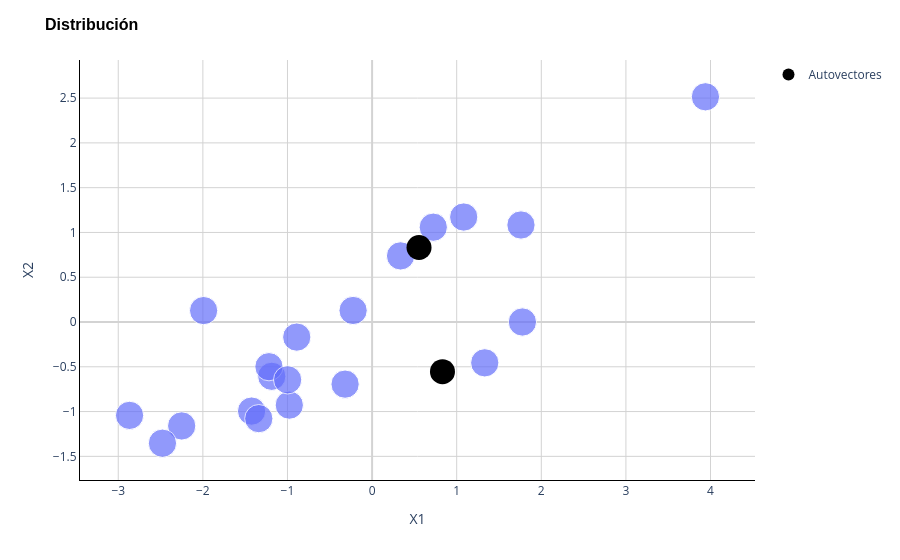

Notebook source saved alongside this figure:
### Markdown cell above
Graficar los datos y los autovectores. Añadir al mismo gráfico los datos proyectados en el primer componente y proyectados a las segunda componente (sugerencia: usar la funcion eigen).

### Code cell
# Existing scatter plot
figure = px.scatter(
    x=sample[:, 0],
    y=sample[:, 1],
    size=[1] * sample.shape[0]
)

# Add another scatter plot with cross markers
figure.add_scatter(
    x=eigenvectors[:, 0],
    y=eigenvectors[:, 1],
    mode='markers',
    marker=dict(size=25, color='black'),
    name='Autovectores'
)

# Update layout
figure.update_layout(
    title='Distribución',
    title_font=dict(size=16, family='Arial', color='black', weight='bold'),
    xaxis_title='X1',
    yaxis_title='X2',
    plot_bgcolor='white',
    yaxis=dict(showgrid=True, gridcolor='LightGray', showline=True, linecolor='Black', zeroline=True, zerolinecolor='LightGray'),
    xaxis=dict(showgrid=True, gridcolor='LightGray', showline=True, linecolor='Black', zeroline=True, zerolinecolor='LightGray'),
)

figure.show()

### Figure 1 — Plotly figure (JSON) as saved in the notebook; plotly's stock layout.template omitted (floating-point values rounded to 4 significant figures)
{"data": [{"hovertemplate": "x=%{x}<br>y=%{y}<br>size=%{marker.size}<extra></extra>", "legendgroup": "", "marker": {"color": "#636efa", "size": [1, 1, 1, 1, 1, 1, 1, 1, 1, 1, 1, 1, 1, 1, 1, 1, 1, 1, 1, 1], "sizemode": "area", "sizeref": 0.0025, "symbol": "circle"}, "mode": "markers", "name": "", "orientation": "v", "showlegend": false, "type": "scatter", "x": [-2.25, -1.991, -0.9784, 1.76, -2.866, -1.424, -1.186, 1.777, 1.332, -0.8903, -1.219, 1.083, -2.478, -0.2244, -0.9981, 0.3364, -1.339, 3.94, -0.3191, 0.7231], "xaxis": "x", "y": [-1.16, 0.1273, -0.928, 1.083, -1.043, -0.9946, -0.6064, -9.153e-05, -0.456, -0.1685, -0.4992, 1.172, -1.353, 0.1286, -0.6459, 0.7381, -1.079, 2.514, -0.6938, 1.059], "yaxis": "y"}, {"marker": {"color": "black", "size": 25}, "mode": "markers", "name": "Autovectores", "type": "scatter", "x": [0.8321, 0.5547], "y": [-0.5547, 0.8321]}], "layout": {"legend": {"itemsizing": "constant", "tracegroupgap": 0}, "margin": {"t": 60}, "plot_bgcolor": "white", "title": {"font": {"color": "black", "family": "Arial", "size": 16, "weight": "bold"}, "text": "Distribución"}, "xaxis": {"anchor": "y", "domain": [0, 1], "gridcolor": "LightGray", "linecolor": "Black", "showgrid": true, "showline": true, "title": {"text": "X1"}, "zeroline": true, "zerolinecolor": "LightGray"}, "yaxis": {"anchor": "x", "domain": [0, 1], "gridcolor": "LightGray", "linecolor": "Black", "showgrid": true, "showline": true, "title": {"text": "X2"}, "zeroline": true, "zerolinecolor": "LightGray"}}}
